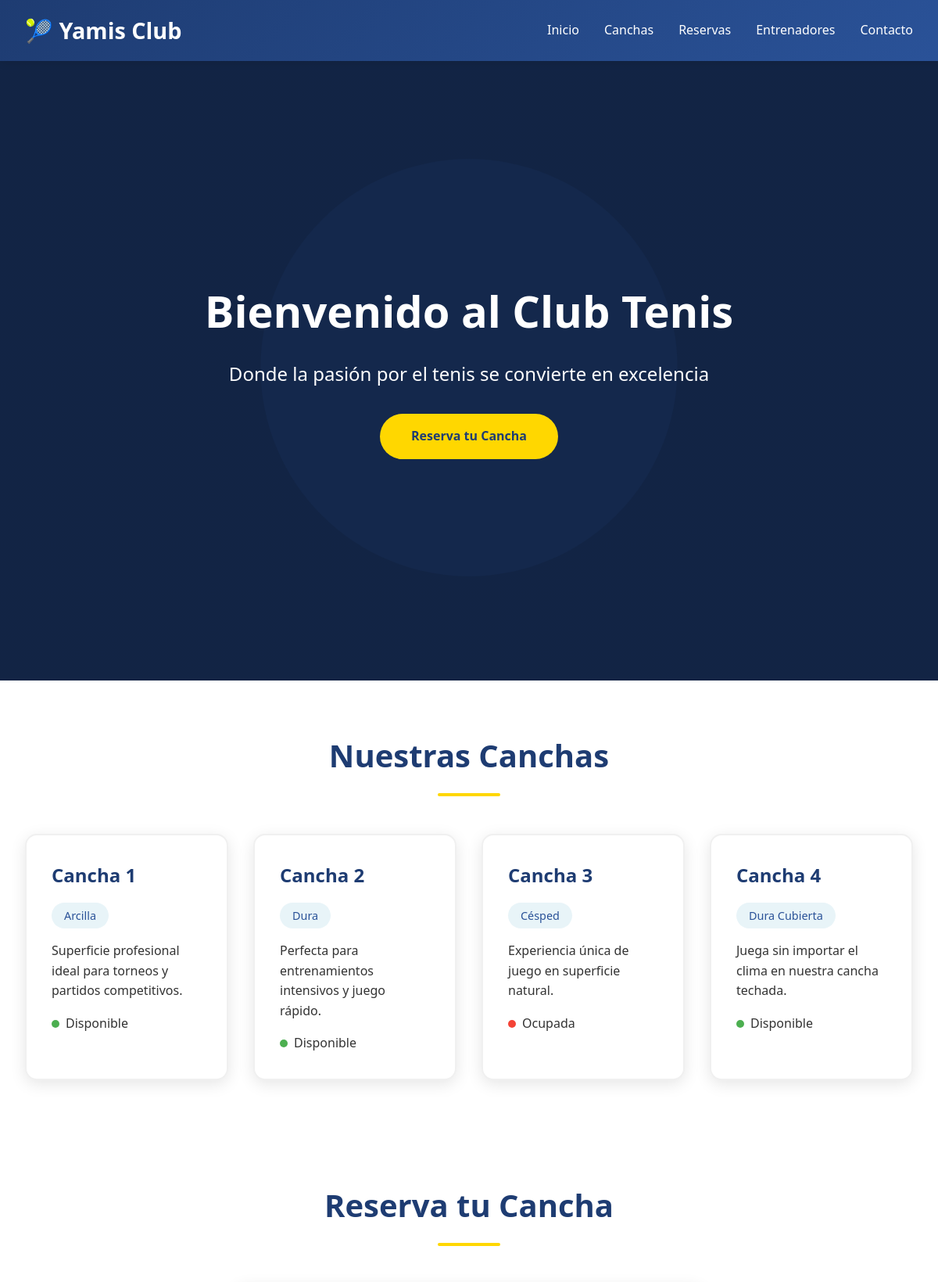
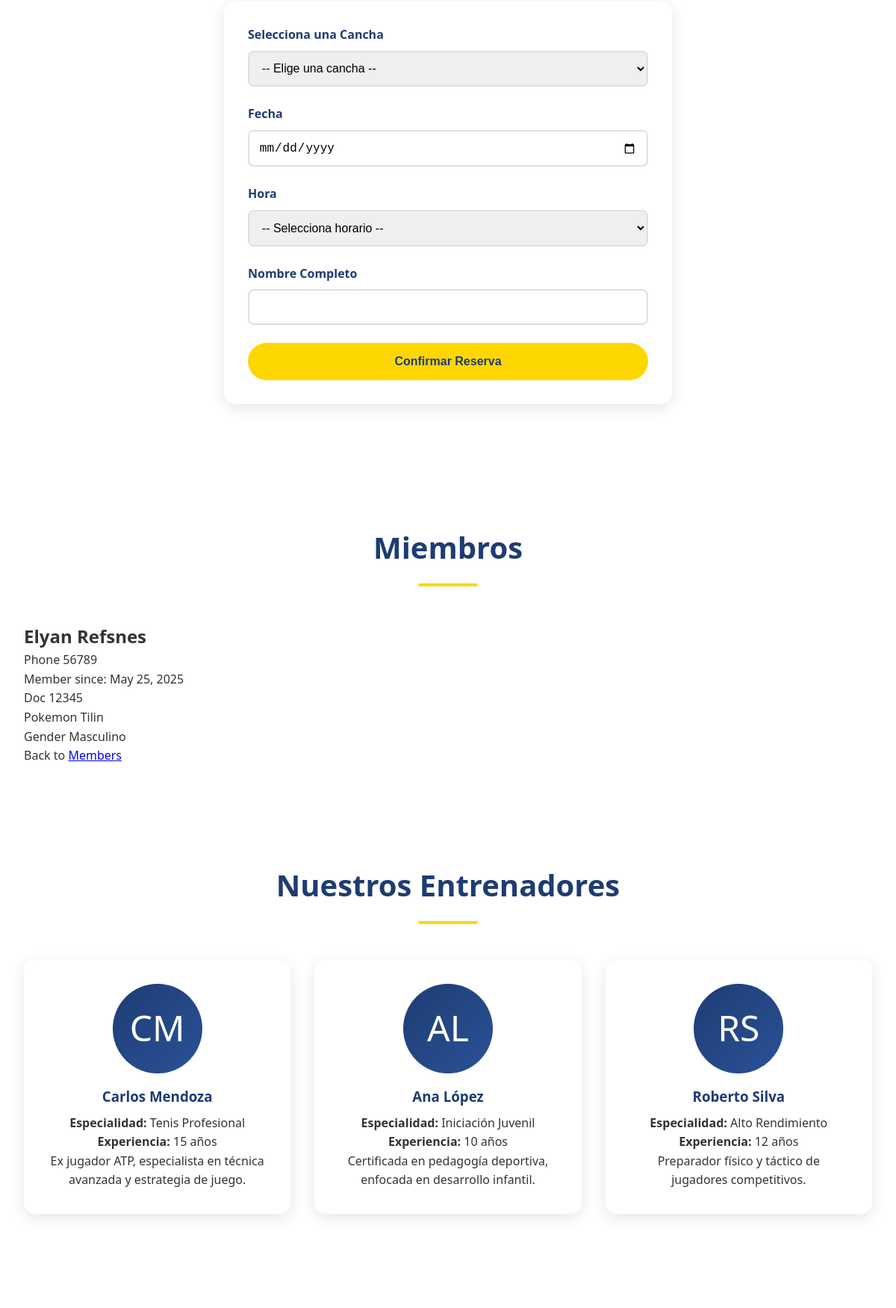
Screenshot of /members/details/3 (upper part) with the database file from the repository (2 pictures, top to bottom).
### members/models.py (models this page shows, shortened)
class Member(models.Model):
  firstname = models.CharField(max_length=255)
  lastname = models.CharField(max_length=255)
  phone = models.IntegerField(null = True)
  joined_date = models.DateField(null = True)
  pokemon_fav = models.CharField(max_length=25, null = True)
  gender = models.CharField(max_length=10, null = True)
  doc = models.CharField(max_length=15, null = True)

### members/views.py (the view)
# urls.py: path('members/details/<int:id>', views.details, name='details'),
def details(request, id):
  mymember = Member.objects.get(id=id)
  template = loader.get_template('details.html')
  context = {
    'mymember': mymember,
  }
  return HttpResponse(template.render(context, request))

### members/templates/details.html (shortened to what this page needs)
{% extends "master.html" %}
{% block content %}
  <h1>{{ mymember.firstname }} {{ mymember.lastname }}</h1>
  <p>Phone {{ mymember.phone }}</p>
  <p>Member since: {{ mymember.joined_date }}</p>
  <p>Doc {{ mymember.doc }}</p>
  <p>Pokemon {{ mymember.pokemon_fav }}</p>
  <p>Gender {{ mymember.gender }}</p>
  <p>Back to <a href="/members">Members</a></p>
{% endblock %}

### members/static/mystyles.css (style rules this page uses)
* { margin: 0; padding: 0; box-sizing: border-box; }
body { font-family: 'Segoe UI', Tahoma, Geneva, Verdana, sans-serif; line-height: 1.6; color: #333; }

### rows the page displays
Member: firstname "Elyan", lastname "Refsnes", phone "56789", joined_date "May 25, 2025", doc "12345", pokemon_fav "Tilin", gender "Masculino"
